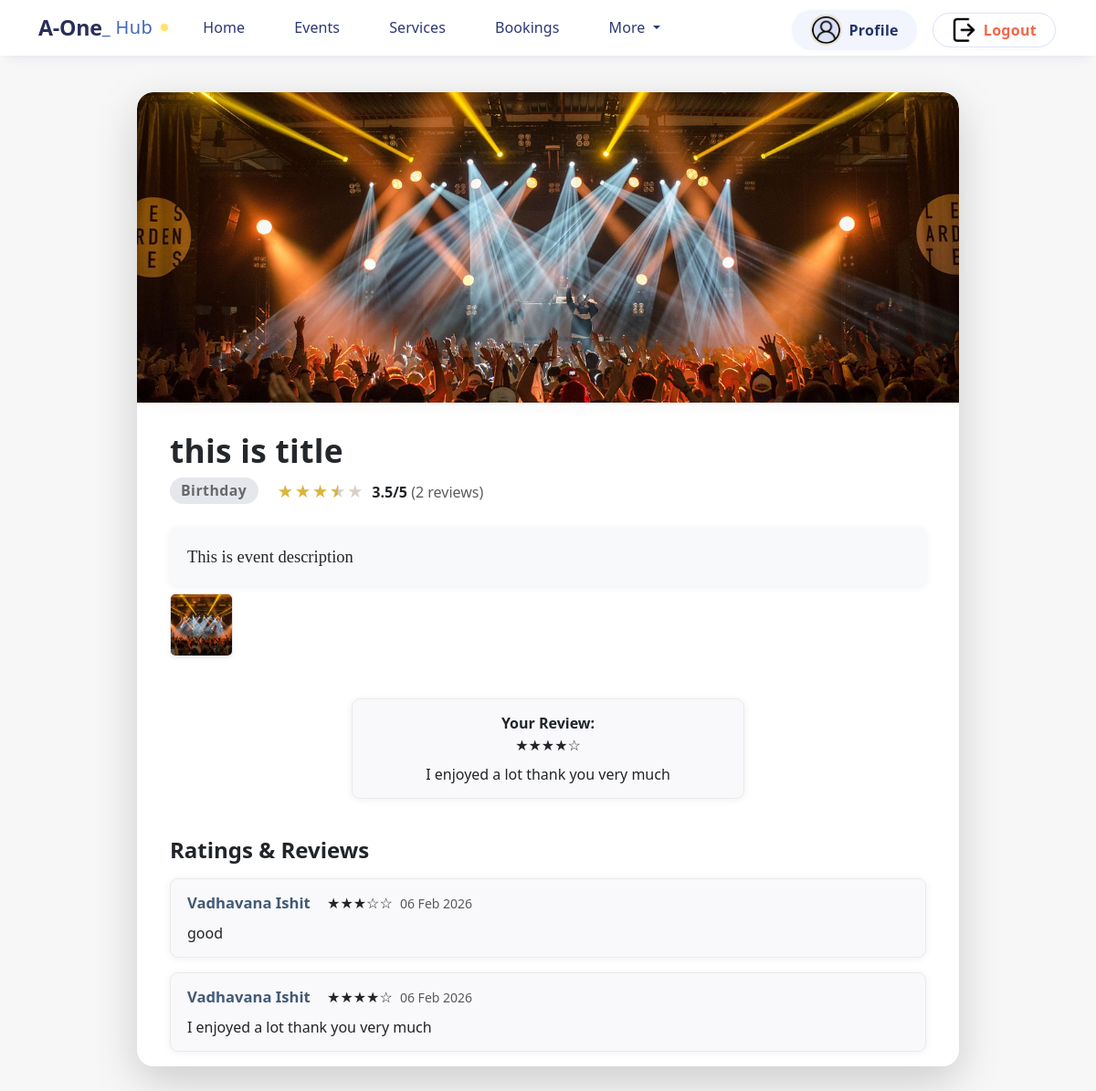
Page /single_event.php?event_id=9 (signed in) on the committed database.
### tables this page shows
CREATE TABLE `events` (
  `event_id` int NOT NULL,
  `owner_id` int NOT NULL,
  `event_title` varchar(255) NOT NULL,
  `event_description` varchar(500) NOT NULL,
  `event_category` int NOT NULL,
  `event_date` date NOT NULL,
  `event_start_time` datetime NOT NULL,
  `event_end_time` datetime NOT NULL,
  `event_seats` int NOT NULL,
  `event_available_seats` int NOT NULL,
  `event_banner_image` varchar(255) NOT NULL,
  `event_gallery_images` varchar(255) DEFAULT NULL,
  `event_is_featured` enum('1','0') NOT NULL DEFAULT '0',
  `event_registration_deadline` datetime NOT NULL,
  `event_price` int NOT NULL,
  `event_approval_status` enum('pending','approved','rejected') NOT NULL DEFAULT 'pending',
  `event_status` enum('draft','published','ongoing','cancelled','completed') NOT NULL DEFAULT 'draft',
  `event_paymeny_status` enum('pending','completed','failed') NOT NULL DEFAULT 'pending',
  `created_at` timestamp NOT NULL DEFAULT CURRENT_TIMESTAMP,
  `updated_at` timestamp NOT NULL DEFAULT CURRENT_TIMESTAMP
);

CREATE TABLE `category` (
  `category_id` int NOT NULL,
  `category_name` varchar(255) NOT NULL,
  `category_seats` int NOT NULL,
  `category_price_per_hour` int NOT NULL
);

CREATE TABLE `reviews` (
  `review_id` int NOT NULL,
  `user_id` int NOT NULL,
  `event_id` int NOT NULL,
  `review_rating` enum('1','2','3','4','5') NOT NULL,
  `review_review` varchar(255) NOT NULL,
  `reviewed_at` timestamp NOT NULL DEFAULT CURRENT_TIMESTAMP
);

CREATE TABLE `users` (
  `user_id` int NOT NULL,
  `user_name` varchar(100) NOT NULL,
  `user_email` varchar(255) NOT NULL,
  `user_phone_number` varchar(20) NOT NULL,
  `user_address` text NOT NULL,
  `profile_picture` varchar(255) NOT NULL DEFAULT 'user.png',
  `user_password` varchar(255) NOT NULL,
  `user_token` varchar(255) DEFAULT NULL,
  `user_status` enum('active','inactive') NOT NULL DEFAULT 'inactive',
  `user_type` enum('user','owner','admin') NOT NULL DEFAULT 'user',
  `registered_at` timestamp NOT NULL DEFAULT CURRENT_TIMESTAMP,
  `last_login` timestamp NULL DEFAULT NULL
);

### single_event.php (the view, shortened to what this page needs)
<?php
include 'header.php';
include 'database/db_connect.php';
$event_id = intval($_GET['event_id']);
$event_query = "SELECT e.*,
                       c.category_name,
                       u.user_name AS owner_name
                FROM events e
                LEFT JOIN category c ON e.event_category = c.category_id
                LEFT JOIN users u ON e.owner_id = u.user_id
                WHERE e.event_id = $event_id
                LIMIT 1";
$event_res = mysqli_query($conn, $event_query);
$event = mysqli_fetch_assoc($event_res);
$event_status = isset($event['event_status']) ? strtolower($event['event_status']) : '';
    ?>
    <?php
$is_completed_event   = $event_status === "completed";
$banner = !empty($event['event_banner_image'])
    ? htmlspecialchars($event['event_banner_image'])
    : 'assets/default-banner.png';
$gallery_html = '';
if (!empty($event['event_gallery_images'])) {
    $imgs = explode(',', $event['event_gallery_images']);
    foreach ($imgs as $img) {
        $img = trim($img);
        if ($img) {
            $gallery_html .= '<img src="images/'.htmlspecialchars($img).'" class="gallery-thumb rounded shadow-sm me-2 mb-2" alt="Event gallery image">';
        }
    }
}
$user_can_review = false;
$has_already_rated = false;
$error_msg = '';
$success_msg = '';
$user_rating = 0;
$user_review_text = '';
if ($is_completed_event && isset($_SESSION['user_id'])) {
    $logged_user_id = intval($_SESSION['user_id']);
    $participation_sql = "SELECT 1 FROM bookings
                          WHERE event_id = $event_id
                          AND user_id = $logged_user_id
                          LIMIT 1";
    $participation_res = mysqli_query($conn, $participation_sql);
    if ($participation_res && mysqli_num_rows($participation_res) > 0) {
        $user_can_review = true;
        $review_chk_sql = "SELECT * FROM reviews
                           WHERE event_id = $event_id
                           AND user_id = $logged_user_id
                           LIMIT 1";
        $review_chk_res = mysqli_query($conn, $review_chk_sql);
        if ($review_chk_res && mysqli_num_rows($review_chk_res) > 0) {
            $has_already_rated = true;
            $row_review = mysqli_fetch_assoc($review_chk_res);
            $user_rating = (int)$row_review['review_rating'];
            $user_review_text = $row_review['review_review'];
        }
    }
}
$review_sql = "SELECT r.*, u.user_name
               FROM reviews r
               LEFT JOIN users u ON r.user_id = u.user_id
               WHERE r.event_id = $event_id
               ORDER BY r.reviewed_at DESC";
$review_res = mysqli_query($conn, $review_sql);
$all_reviews = [];
while ($review_res && $row = mysqli_fetch_assoc($review_res)) {
    $all_reviews[] = $row;
}
$avg_query = "SELECT AVG(review_rating) as avg_rating, COUNT(*) as total_reviews
              FROM reviews
              WHERE event_id = $event_id";
$avg_res = mysqli_query($conn, $avg_query);
$avg_data = mysqli_fetch_assoc($avg_res);
$avg_rating = $avg_data['avg_rating'] ? round($avg_data['avg_rating'], 1) : null;
$total_reviews = $avg_data['total_reviews'] ?? 0;
?>
<link rel="stylesheet" href="bootstrap/css/bootstrap.min.css">
<div class="event-details-main shadow-lg animate__animated animate__fadeInDown">
    <img src="images/<?php echo $banner; ?>" alt="Event banner" class="event-banner">
    <div class="event-content-wrap">
        <div class="event-title-main">
            <?php echo htmlspecialchars($event['event_title']); ?>
        </div>
        <div>
            <span class="event-category">
                <?php echo htmlspecialchars($event['category_name']); ?>
            </span>
            <?php if ($is_completed_event && $avg_rating !== null): ?>
                <span class="ms-2 align-middle">
                    <?php
                    $full = floor($avg_rating);
                    $decimal = $avg_rating - $full;
                    for ($i = 1; $i <= 5; $i++) {
                        if ($i <= $full) {
                            echo '<span class="star full">★</span>';
                        }
                        elseif ($i == $full + 1 && $decimal >= 0.3) {
                            echo '<span class="star half">★</span>';
                        }
                        else {
                            echo '<span class="star">★</span>';
                        }
                    }
                    ?>
                    <span class="ms-1 fw-bold">
                        <?php echo $avg_rating; ?>/5
                    </span>
                    <span class="text-muted">
                        (<?php echo $total_reviews; ?> reviews)
                    </span>
                </span>
            <?php endif; ?>
        </div>
        <div class="event-desc-main mt-3 mb-2">
            <?php echo nl2br(htmlspecialchars($event['event_description'])); ?>
        </div>
        <?php if ($gallery_html): ?>
        <div class="event-gallery-row my-2">
            <?php echo $gallery_html; ?>
        </div>
        <?php endif; ?>
        <div class="event-action-row">
            <div class="action-btn-wrapper">
                <?php if ($is_completed_event): ?>
                    <?php if ($user_can_review && !$has_already_rated): ?>
                        <form method="post" class="review-form my-3 w-100" style="max-width:430px;">
                            <div class="stars-row mb-2">
                                <?php for ($i = 1; $i <= 5; $i++): ?>
                                    <input type="radio" name="rating" value="<?php echo $i; ?>" id="star-<?php echo $i; ?>" class="star-input">
                                    <label for="star-<?php echo $i; ?>" class="star-label">★</label>
                                <?php endfor; ?>
                            </div>
                            <textarea name="review_text" class="form-control mb-2" rows="3" required placeholder="Write your feedback here..."></textarea>
                            <button type="submit" class="book-event-btn btn mt-2 py-2 px-4 w-100">Submit Review</button>
                        </form>
                        <?php if ($error_msg): ?>
                            <div class="text-danger fw-semibold mb-2 w-100 text-center"><?php echo $error_msg; ?></div>
                        <?php elseif ($success_msg): ?>
                            <div class="text-success fw-semibold mb-2 w-100 text-center"><?php echo $success_msg; ?></div>
                        <?php endif; ?>
                    <?php elseif ($user_can_review && $has_already_rated): ?>
                        <div class="review-box w-100" style="max-width:430px;margin-left:auto;margin-right:auto;">
                            <span class="fw-semibold">Your Review:</span><br>
                            <?php
                            for ($i=1;$i<=5;$i++){
                                echo $i <= $user_rating ? "★" : "☆";
                            }
                            ?>
                            <div class="mt-2">
                                <?php echo nl2br(htmlspecialchars($user_review_text)); ?>
                            </div>
                        </div>
                    <?php endif; ?>
                <?php endif; ?>
            </div>
        </div>
        <?php if ($is_completed_event && count($all_reviews) > 0): ?>
            <div class="mt-4">
                <h4 class="mb-3 fw-bold">Ratings & Reviews</h4>
                <?php foreach ($all_reviews as $review): ?>
                    <div class="review-box mb-3">
                        <span class="review-username">
                            <?php echo htmlspecialchars($review['user_name'] ?? 'User'); ?>
                        </span>
                        <?php
                        for ($i=1;$i<=5;$i++){
                            echo $i <= (int)$review['review_rating'] ? "★" : "☆";
                        }
                        ?>
                        <span class="text-muted small ms-1">
                            <?php echo date('d M Y', strtotime($review['reviewed_at'])); ?>
                        </span>
                        <div class="mt-2">
                            <?php echo nl2br(htmlspecialchars($review['review_review'])); ?>
                        </div>
                    </div>
                <?php endforeach; ?>
            </div>
        <?php endif; ?>
    </div>
</div>

### header.php (shortened to what this page needs)
<?php
$user_profile_img = "images/user.png";
?>
<!DOCTYPE html>
<html lang="en">
<head>
    <link href="bootstrap/css/bootstrap.min.css" rel="stylesheet">
</head>
<body>
<nav class="navbar navbar-expand-lg navbar-light navbar-aone">
  <div class="container position-relative">
    <a class="navbar-brand" href="index.php">
      <span>A-One</span>_       Hub
    </a>
    <div class="collapse navbar-collapse" id="aoneNavbar">
      <ul class="navbar-nav me-auto mb-2 mb-lg-0">
        <li class="nav-item">
            <a class="nav-link<?= basename($_SERVER['PHP_SELF'])=='index.php' ? ' active' : '' ?>" href="index.php">Home</a>
        </li>
        <li class="nav-item">
            <a class="nav-link<?= basename($_SERVER['PHP_SELF'])=='events.php' ? ' active' : '' ?>" href="events.php">Events</a>
        </li>
        <li class="nav-item">
            <a class="nav-link<?= basename($_SERVER['PHP_SELF'])=='services.php' ? ' active' : '' ?>" href="services.php">Services</a>
        </li>
        <li class="nav-item">
            <a class="nav-link<?= basename($_SERVER['PHP_SELF'])=='bookings.php' ? ' active' : '' ?>" href="bookings.php">Bookings</a>
        </li>
        <li class="nav-item dropdown">
          <a class="nav-link dropdown-toggle"
             href="#"
             id="navbarMoreDropdown"
             role="button"
             data-bs-toggle="dropdown"
             aria-expanded="false">
              More
          </a>
        </li>
      </ul>
      <div class="auth-btns">
        <?php if (isset($_SESSION['user_id'])): ?>
            <a href="profile.php" class="btn btn-outline-light me-2" style="border:none;">
                <img src="<?= htmlspecialchars($user_profile_img) ?>" class="profile-img"/>
                <span>Profile</span>
            </a>
            <a href="logout.php" class="btn btn-logout">
                <img src="images/logout.png" style="width:1.65rem;height:1.65rem;margin-right:8px;">
                <span>Logout</span>
            </a>
        <?php else: ?>
            <a href="login.php" class="btn btn-light">Login</a>
            <a href="register.php" class="btn btn-primary">Register</a>
        <?php endif; ?>
      </div>
    </div>
  </div>
</nav>
</body>
</html>

### header.php (style rules this page uses)
.navbar-aone { background: #fff; box-shadow: 0 3px 16px -8px #25336544; padding: 0.45rem 0 0.45rem 0; font-family: 'Segoe UI', 'Montserrat', Arial, sans-serif; letter-spacing: 0.018em; }
.navbar-brand span { font-weight: 800; color: #2A2E5B; font-size: 1.45rem; letter-spacing: -0.01em; text-shadow: 0 1px 5px #ffe36f1c; }
.navbar-brand { font-size: 1.45rem; color: #4268ba !important; letter-spacing: 0.02em; display: flex; align-items: center; }
.navbar-brand::after { content: ''; display: inline-block; margin-left: 9px; width: 8px; height: 8px; background: #ffe36f; border-radius: 50%; box-shadow: 0 1px 6px #ffe36f60; }
.navbar-nav .nav-link { color: #2c3875 !important; font-weight: 500; margin-right: 10px; padding: 6px 22px !important; border-radius: 8px; transition: background 0.13s, color 0.16s; letter-spacing: 0.006em; }
.navbar-collapse { position: relative; }
.auth-btns { position: absolute; right: 0; top: 56%; transform: translateY(-50%); display: flex; align-items: center; gap: 0.6rem; }
.auth-btns .btn { font-weight: 600; border-radius: 22px; padding: 5px 20px; display: flex; align-items: center; background: #f2f4fe; color: #223468; border: 1px solid #dae2fb; box-shadow: 0 1px 8px -4px #3356ac1a; margin-right: 2px; transition: background 0.13s, color 0.12s, border 0.13s; }
.profile-img { width: 2.15rem; height: 2.15rem; object-fit: cover; background: #dde1f6; border-radius: 50%; margin-right: 8px; border: 2px solid #ffe36f55; }
.btn-logout { background: transparent !important; color: #f1674b !important; border: 1px solid #f1674b; }

### single_event.php (style rules this page uses)
body { background: #F7F7F8 !important; }
.event-details-main { max-width: 900px; margin: 40px auto 55px auto; background: #fff; border-radius: 18px; box-shadow: 0 5px 24px 0 #2221; font-family: 'Segoe UI', 'Montserrat', sans-serif; animation: fade-in-down .8s; overflow: hidden; }
.event-banner { width: 100%; height: 340px; object-fit: cover; border-radius: 0 0 0 0; background: #eef0f3; border-top-left-radius: 18px; border-top-right-radius: 18px; transition: box-shadow .25s; box-shadow: 0 0 28px -11px #0002; animation: img-appear .8s .12s backwards; }
.event-content-wrap { padding: 33px 36px 0 36px; }
.event-title-main { font-size:2.2em; color:#25282b; font-weight:800; letter-spacing:.3px; margin-bottom:10px; line-height:1.1; animation: fade-in-right .7s; }
.event-category { display:inline-block; background:#e5e7ec; color:#696868; padding:3px 13px 3px 12px; font-weight:600; border-radius:999px; font-size:.99em; margin-bottom:10px; margin-right:8px; letter-spacing:.03em; }
.event-desc-main { font-size:1.16em; line-height:1.701; margin-bottom:18px; color:#23262b; font-family:Georgia, 'Times New Roman', Times, serif; background: #f8f9fa; padding: 16px 19px; border-radius: 8px; box-shadow: 0 1px 8px 0 #0001; animation: fade-in-up .6s; }
.event-gallery-row { margin:22px 0 33px 0; text-align:left; display: flex; flex-wrap: wrap; }
.gallery-thumb { width:69px; height:69px; object-fit:cover; border-radius:12px; margin-right:9px; margin-bottom:6px; border:1.5px solid #e3e5e8; box-shadow:0 2px 12px -2px #2221; transition: transform .14s cubic-bezier(.25,1.8,.9,.35), box-shadow .2s; will-change: transform; background: #fff; }
.event-action-row { text-align:center; margin:38px 0 0 0; }
.action-btn-wrapper { display: flex; justify-content: center; align-items: center; margin-top:12px; margin-bottom:0; flex-wrap: wrap; width:100%; }
.star { position:relative; display:inline-block; font-size:1.23em; color:#d7d2c9; margin-right:1.5px; }
.star.full { color:#dbb43d; }
.star.half::before { content:"★"; position:absolute; left:0; width:50%; overflow:hidden; color:#dbb43d; }
.review-box { border:1.25px solid #ebeaec; background:#f9f8fa; border-radius:9px; padding:14px 18px; margin-bottom:18px; box-shadow: 0 1px 8px 0 #2221; animation: fade-in-up .7s; }
.review-username { font-weight:600; color:#415a77; margin-right: 14px; font-size: 1.04em; }

### rows in the picture
events: event_banner_image (picture), event_title "this is title", event_category.category_name "Birthday", event_status "completed" (drawn), event_description "This is event description", event_gallery_images (picture)
reviews: review_review "I enjoyed a lot thank you very much", user.user_name "Vadhavana Ishit", review_rating "4" (drawn), reviewed_at "06 Feb 2026"
reviews: user.user_name "Vadhavana Ishit", review_rating "3" (drawn), reviewed_at "06 Feb 2026", review_review "good"

### other values in the picture
$avg_rating "3.5"
$total_reviews "2"
